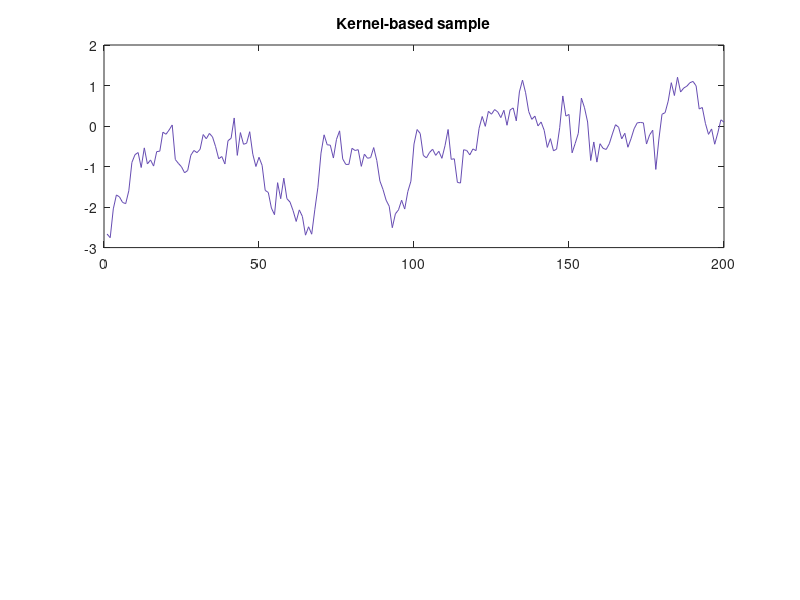

The MATLAB source for this figure: (Note: this script raises an error after producing the figure.)
clear;
% sampling from a Gaussian process prior

  var = 1.; % variance (sigma^2)
  len = 15; % lengthscale (smoothness)
  dt = 1; % time-step size
  kernel = 'exp'; % 'exp', 'matern32' or 'se' 
  T = 200;
  t = linspace(1,T,T)';
  seed = 1;
  red = [0.7 0.3 0.4];blue = [0.4 0.3 0.7];green = [0.4 0.7 0.3];
  
  
  
  
%% Kernel-based sampling %%
tic; disp('kernel-based sampling');
  rng(seed);
  cov = zeros(T, T);
  for i=1:T
      for j=1:T
          r = abs(t(i) - t(j));
          if strcmp(kernel,'exp')
            cov(i, j) = var * exp(-r / len);
          elseif strcmp(kernel,'matern32')
            cov(i, j) = var * (1 + sqrt(3)*r/len) * exp((-sqrt(3)) * r / len);
          elseif strcmp(kernel,'se')
            cov(i, j) = var * exp((-1/2) * r^2 / len^2);
          end
      end
  end
  x_k = mvnrnd(zeros(1,size(cov,1)),cov);
toc  
  figure(1)
  subplot(2,1,1);cla
  plot(x_k,'Color',blue)
  title('Kernel-based sample'); legend off;
  
  
  


%% State space sampling %%
tic; disp('state-space sampling');
  rng(seed);
  cf_to_ss = str2func(strcat('cf_',kernel,'_to_ss'));
  [F,L,Qc,H,Pinf] = cf_to_ss(var, len); % calculate state-space model
  
  [A,Q] = lti_disc(F,L,Qc,dt); % discretise the model
  
  z = zeros(length(L),T);x_s = zeros(T,1);
  z(:,t(1)) = chol(Pinf)' * randn(length(L),1);
  x_s(t(1)) = H * z(:,t(1));
  for k=2:T
    z(:,t(k)) = A * z(:,t(k-1)) + chol(Q)' * randn(length(L),1);
    x_s(t(k)) = H * z(:,t(k));
  end
toc
  figure(1)
  subplot(2,1,2);cla();
  plot(x_s,'Color',green)
  title('State space sample')

  
  
  
  
  
  
  
  
  
  
  
  
  

%% functions
  
% calculating state space form of Gaussian process covariance functions
  % exponential
  function [F,L,Qc,H,Pinf] = cf_exp_to_ss(magnSigma2, lengthScale)
    F = -1/lengthScale;% Feedback matrix  
    L = 1;% Noise effect matrix
    Qc = 2*magnSigma2/lengthScale;% Spectral density
    H  = 1;% Observation model
    Pinf = magnSigma2;%Stationary covariance
  end
  
  function [F,L,Qc,H,Pinf] = cf_matern32_to_ss(magnSigma2, lengthScale)
    lambda = sqrt(3)/lengthScale;% Derived constants
    F = [0,          1;
         -lambda^2,  -2*lambda];% Feedback matrix
    L = [0;   1];% Noise effect matrix
    Qc = 12*sqrt(3)/lengthScale^3*magnSigma2;% Spectral density
    H = [1,   0];% Observation model
    Pinf = [magnSigma2, 0;
            0,          3*magnSigma2/lengthScale^2];% Stationary covariance
  end
  
  % squared exponential
  function [F,L,Qc,H,Pinf] = cf_se_to_ss(magnSigma2, lengthScale, N)
    if nargin < 3 || isempty(N), N = 6; end
    kappa = 1/2/lengthScale^2;% Derived constants
    fn = factorial(N);% Precalculate factorial
    Qc = magnSigma2*sqrt(pi/kappa)*fn*(4*kappa)^N;% Process noise spectral density
    p = zeros(1,2*N+1);% Make polynomial
    for n=0:N
      p(end - 2*n) = fn*(4*kappa)^(N-n)/factorial(n)/(-1)^(n);
    end
    r = roots(p);% All the coefficients of polynomial p are real so roots are of form a+/-ib
    a = poly(r(real(r) < 0));%which means they are symmetrically distributed in the complex plane.
    F = diag(ones(N-1,1),1);% Feedback matrix
    F(end,:) = -a(end:-1:2); % Controllable canonical form
    L = zeros(N,1); L(end) = 1;% Noise effect matrix
    H = zeros(1,N); H(1) = 1;% Observation model
    Pinf = lyap(F,L*Qc*L');%Stationary covariance
  end
  
  
  function [A,Q] = lti_disc(F,L,Q,dt)
    A = expm(F*dt);% Closed form integration of transition matrix
    n   = size(F,1);% Closed form integration of covariance by matrix fraction decomposition
    Phi = [F L*Q*L'; zeros(n,n) -F'];
    AB  = expm(Phi*dt)*[zeros(n,n);eye(n)];
    Q   = AB(1:n,:)/AB((n+1):(2*n),:);
  end